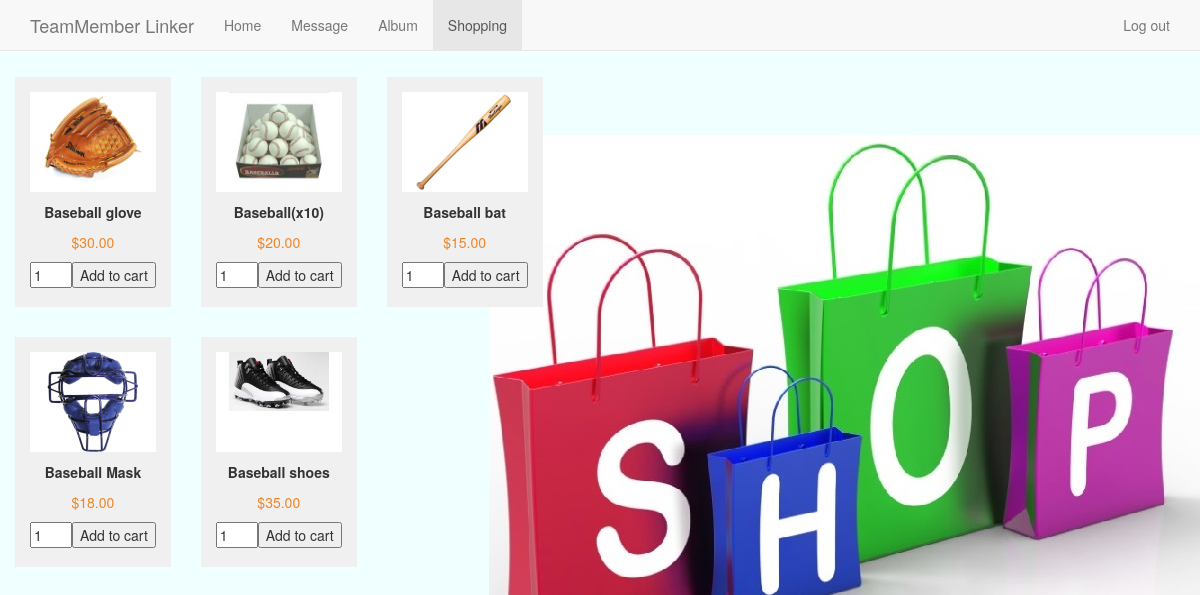
The app's page /TML/shopping.php with its own data.
### tables this page shows
CREATE TABLE IF NOT EXISTS `item_detail` (
  `item_id` int(128) NOT NULL,
  `item_name` varchar(256) NOT NULL,
  `item_desc` varchar(512) NOT NULL,
  `item_url` varchar(1024) DEFAULT 'empty_item.jpg',
  `price` double(10,2) NOT NULL
);

### TML/shopdb.php (called while the page is built, shortened)
<?php
class Shopdb {
	function runQuery($query) {
		$result = mysql_query($query);
		while($row=mysql_fetch_assoc($result)) {
			$resultset[] = $row;
		}
		if(!empty($resultset))
			return $resultset;
	}
}
?>

### TML/shopping.php (the view, shortened to what this page needs)
<?php
require_once("shopdb.php");
$db_handle = new Shopdb();
?>
<HTML>
<head><meta http-equiv="Content-Type" content="text/html; charset=UTF-8">
	<link href="./css/style.css" type="text/css" rel="stylesheet" />
    <link href="./css/bootstrap.min.css" rel="stylesheet">
    <link href="./css/navbar.css" rel="stylesheet">
  </head>
<BODY>
    <nav class="navbar navbar-default navbar-fixed-top">
      <div class="container">
        <div class="navbar-header">
          <a class="navbar-brand" href="./dashboard.php">TeamMember Linker</a>
        </div>
        <div id="navbar" class="navbar-collapse collapse">
          <ul class="nav navbar-nav">
            <li><a href="./dashboard.php">Home</a></li>
            <li><a href="./messageboard.php">Message</a></li>
            <li><a href="./album.php">Album</a></li>
            <li class="active"><a href="./shopping.php">Shopping</a></li>
          </ul>
          <ul class="nav navbar-nav navbar-right">
            <li><a href="./userphoto.php"><?php echo $_COOKIE["haslogin"] ?></a></li>
            <li><a href="./pdo_logout.php">Log out</a></li>
          </ul>
        </div>
      </div>
    </nav>
	<div id="product-grid">
		<br><br>
		<?php
		$product_array = $db_handle->runQuery("SELECT * FROM item_detail ORDER BY item_id ASC");
		if (!empty($product_array)) {
			foreach($product_array as $key=>$value){
		?>
			<div  class="product-item" align="center">
				<form method="post" action="shopping.php?action=add&code=<?php echo $product_array[$key]["item_desc"]; ?>">
				<div class="product-image" align="center"><img src="<?php echo $product_array[$key]["item_url"]; ?>" width="100"></div>
				<div><strong><?php echo $product_array[$key]["item_name"]; ?></strong></div>
				<div class="product-price"><?php echo "$".$product_array[$key]["price"]; ?></div>
				<div><input type="text" name="quantity" value="1" size="2" /><input type="submit" value="Add to cart" /></div>
				</form>
			</div>
		<?php
				}
		}
		?>
	</div>
</BODY>
</HTML>

### TML/css/style.css (style rules this page uses)
body { width:610px; }
.product-price { color:#F08426; }
.product-image { height:100px;background-color:#FFF; }
#product-grid { border-top: #F08426 2px solid;margin-bottom:30px; }
.product-item { float:left; background:#F0F0F0; margin:15px; padding:5px; }
.product-item div { text-align:center; margin:10px; }

### TML/css/navbar.css (style rules this page uses)
body { padding-top: 20px; padding-bottom: 20px; }
.navbar { margin-bottom: 20px; }

### TML/shopping.php (style rules this page uses)
body { margin: 0; background-color: azure; background-image: url("./image/shop.jpg"); background-position: right; background-repeat: no-repeat; background-attachment: fixed; }

### records on screen
item_detail: shows a picture, item_name "Baseball glove", price "30.00"
item_detail: shows a picture, item_name "Baseball(x10)", price "20.00"
item_detail: shows a picture, item_name "Baseball bat", price "15.00"
item_detail: shows a picture, item_name "Baseball Mask", price "18.00"
item_detail: shows a picture, item_name "Baseball shoes", price "35.00"
